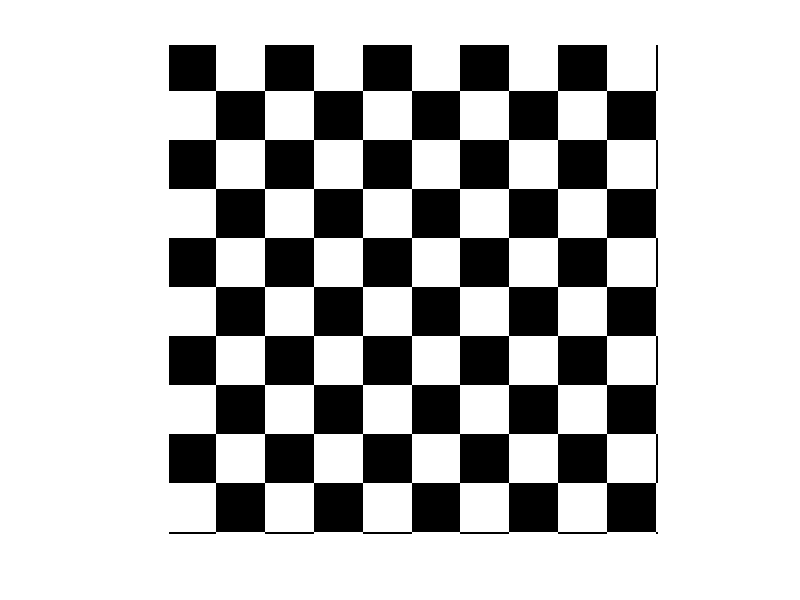

The MATLAB source for this figure:
for m=1:200
    for n=1:200
        mm=fix(m/20);
        nn=fix(n/20);
        N=mm+nn;
        if(N/2-fix(N/2))~=0;
            f(m,n)=1;
        end
    end
end
imshow(f,[]);